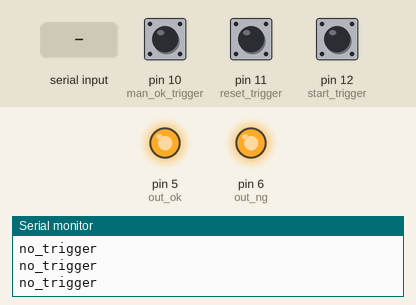
Simulated run of this sketch. Board: Arduino Uno, built with avr-gcc and run on an emulated ATmega328P. On the bench: output pins drawn as LEDs (lit = HIGH), the last lines printed to the serial monitor. Dashed ring = blinking. Inputs (shaded band) come from the test bench; at power-on: pin 10 (man_ok_trigger) HIGH, pin 11 (reset_trigger) HIGH, pin 12 (start_trigger) HIGH. Pins used as bus, display or sensor lines are not drawn.

Above: at 1.2 s.
1.3 s: "out_ng" received over Serial
At 3.2 s:
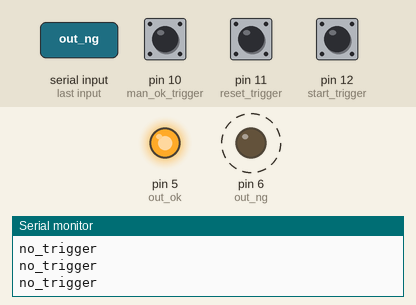
4.3 s: pin 10 (man_ok_trigger) pulled LOW for 3.2 s
At 5.8 s:
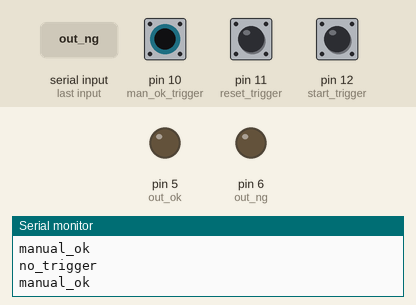
9.0 s: "out_ok" received over Serial
At 10.8 s:
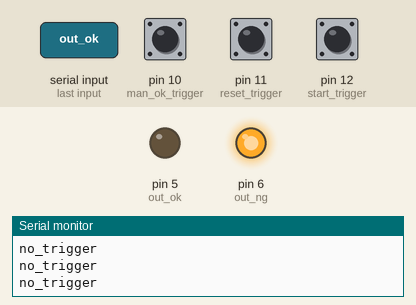
11.5 s: pin 11 (reset_trigger) pulled LOW for 0.15 s
At 12.0 s:
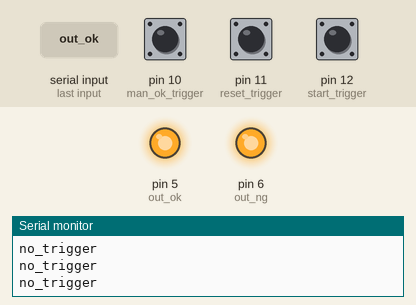
14.7 s: pin 10 (man_ok_trigger) pulled LOW for 0.15 s
At 15.8 s:
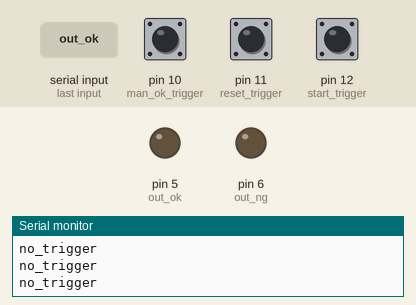
Timing chart, 0 to 17.3 s (numbered marks = the images above; inputs shaded):
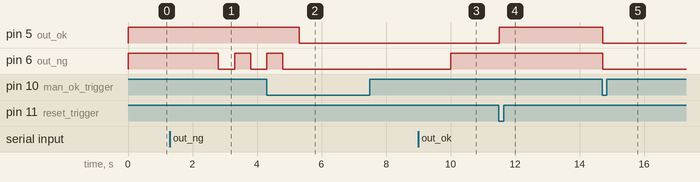

The sketch:

program_ok_3.ino
```cpp
//inisaialisasi input
//modifikasi hanya kirim sinyal trigger saja
#define start_trigger 12 //diff down di plc karena pc delay
#define reset_trigger 11 //diff up di plc biar continous loop di python
#define man_ok_trigger 10 //paksa oke manual

//inisialisasi output
#define ok_trigger 4 //untuk trigger plc
#define out_ok 5
#define out_ng 6

void matikan_lampu(int pin_out = -1){
    // matikan semua output
    if (pin_out == -1){
        digitalWrite(out_ok, HIGH);
        digitalWrite(out_ng, HIGH);
        digitalWrite(ok_trigger, HIGH);
      }
    else{
        digitalWrite(pin_out, HIGH);
      }
}

void setup() {
  // definisi pin INPUT
  pinMode(reset_trigger, INPUT_PULLUP);
  pinMode(start_trigger, INPUT_PULLUP);
  pinMode(man_ok_trigger, INPUT_PULLUP);

  //definisi pin output
  pinMode(out_ok, OUTPUT);
  pinMode(out_ng, OUTPUT);
  pinMode(ok_trigger, OUTPUT);

  // inisialisasi serial
  Serial.begin(115200);

  //tungggu hingga serial terhubung, berkedip jika belum terhubung
  while(!Serial){
    blink_output(out_ok, 3, 5);
  }

  // matikan semua output
  matikan_lampu();
}

void loop() {
  read_data_python();
  read_pin_input();
}
//****************** ini yang kirim serial ke python ***************************
void read_pin_input() {
  if(digitalRead(man_ok_trigger) == LOW){
    Serial.println("manual_ok");
    matikan_lampu();
    digitalWrite(out_ok, LOW);
    digitalWrite(ok_trigger, LOW);
    digitalWrite(out_ng, LOW);
    delay(100);
  }

  if (digitalRead(start_trigger) == LOW) {
    Serial.println("start_scan");
    delay(100);
  }
  //bagian reset didalamnya di tambahkan lagi kondisi bypass dan trigger karena biar gak ngunci loop nya
  else if(digitalRead(reset_trigger) == LOW){
      Serial.println("reset_scan");
      matikan_lampu();
      delay(100);
  }

  else {
    Serial.println("no_trigger");
    delay(100);
  }
}

//****************** ini yang baca dari python ***************************
void read_data_python() {
  //jika ada data di serial lakukan pembacaan
  if (Serial.available() > 0) {
      // Membaca data yang masuk
      String data = Serial.readString();
      data.trim();
      if(data == "out_ok"){
        digitalWrite(out_ok, LOW);
        digitalWrite(ok_trigger, LOW);
        digitalWrite(out_ng, HIGH);
        Serial.println("hasil nya oke");
//        delay(2000);
        }
      else if(data == "out_ng"){
        digitalWrite(out_ok, HIGH);
        blink_output(out_ng, 3, 5);
        digitalWrite(ok_trigger, HIGH);
        Serial.println("hasil nya jelek");
        }
      // Mengembalikan data yang diterima ke port serial
      Serial.print("Pesan yang diterima arduino: ");
      Serial.println(data);
    }
}

void blink_output(int pin_out, int repetisi, int interval) {
  interval = interval * 100;
  for (int i = 0; i < repetisi; i++) {
    digitalWrite(pin_out, HIGH);
    delay(interval);
    digitalWrite(pin_out, LOW);
    delay(interval);
  }
}
```

Measured:
- after the input at 1.3 s, pin 6 (out_ng): HIGH → LOW after 1.5 s, → HIGH 0.50 s later, → LOW 0.50 s later
- after the input at 4.3 s, pin 5 (out_ok): HIGH → LOW after 1.0 s
- after the input at 9.0 s, pin 6 (out_ng): LOW → HIGH after 1.0 s
- after the input at 11.5 s, pin 5 (out_ok): LOW → HIGH at once
- after the input at 14.7 s, pin 5 (out_ok), pin 6 (out_ng): HIGH → LOW at once
